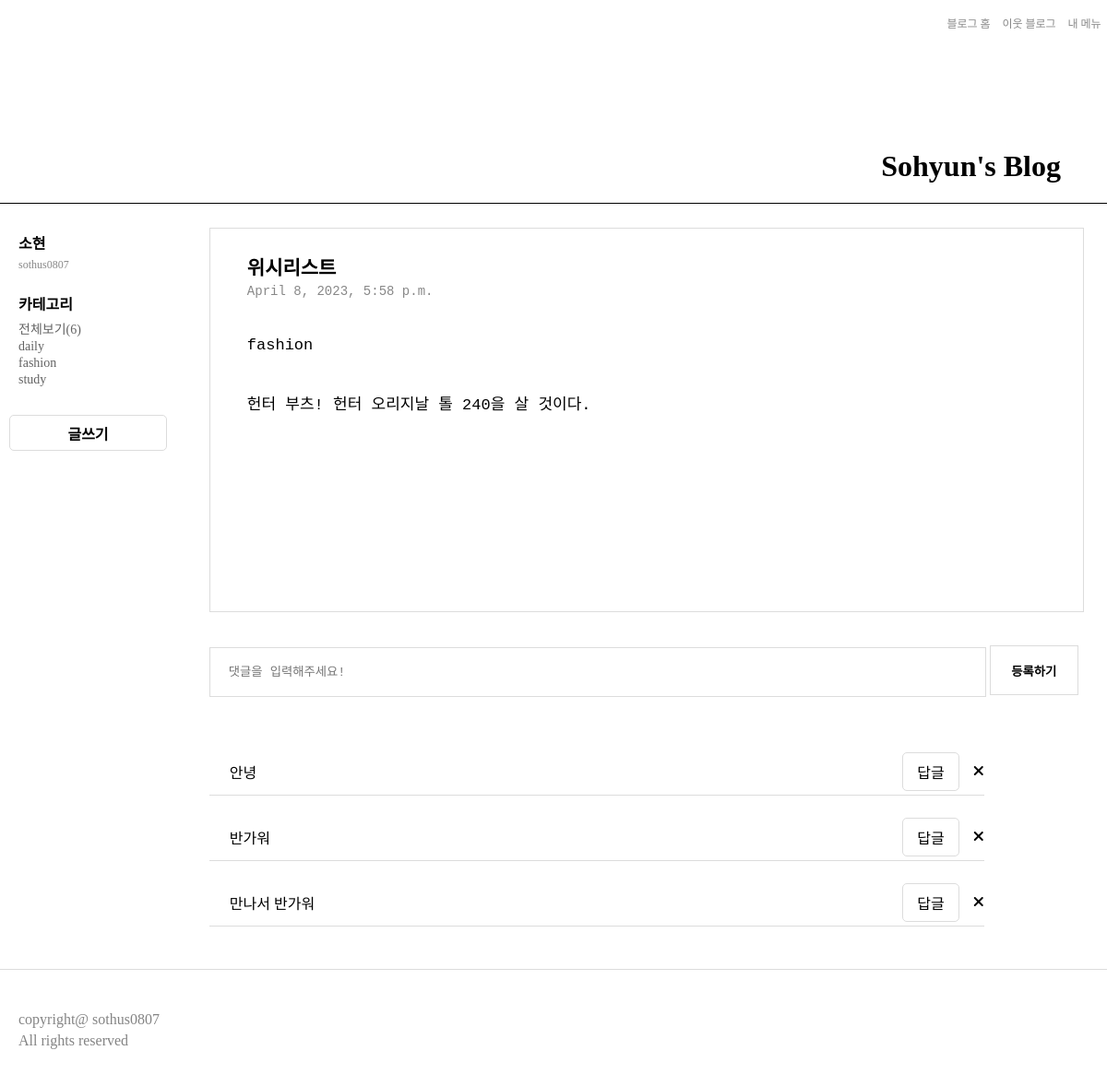
Screenshot of /comment/27/ with the database file from the repository.
### BlogApp/models.py (models this page shows, shortened)
class Article(models.Model):
    title = models.CharField(max_length=20)
    content = models.TextField()
    date = models.DateTimeField(default=datetime.now())
    category = models.CharField(max_length=1, null=True)

class Comment(models.Model):
   article = models.ForeignKey(Article, on_delete=models.CASCADE, related_name='comments')
   content = models.TextField()

### BlogApp/views.py (the view, shortened to what this page needs)
# urls.py: path("comment/<int:detail_id>/", views.comment, name="comment"),
def comment(request, detail_id):
    article = Article.objects.get(pk=detail_id)
    all_count = Article.objects.all().count()
    categorys = ['daily', 'fashion', 'study']
    return render(request, 'comment.html', {'article': article, 'categorys': categorys, 'all_count': all_count})

### BlogApp/templates/comment.html (shortened to what this page needs)
{% extends 'base.html' %}
{% block css %}
{% load static %}
<link rel="stylesheet" type="text/css" href="{% static 'comment.css' %}">
{% endblock %}
{% block content %}
<div class="background">
    <div class="header">
        <ul>
            <li><a href="#">블로그 홈</a></li>
            <li><a href="#">이웃 블로그</a></li>
            <li><a href="#">내 메뉴</a></li>
        </ul>
        <h1><a href="{% url 'home' %}">Sohyun's Blog</a></h1>
    </div>
    <div class="main">
        <div class="sidebar">
            <div class="profile flex">
                <span id="user_nm">소현</span>
                <span>sothus0807</span>
            </div>
            <div class="category">
                <span>카테고리</span>
                <ul>
                    <li><a href="{% url 'home' %}">전체보기({{ all_count }})</a></li>
                    {% for category in categorys %}
                    <li><a href="{% url 'detail' category %}">{{ category }}</a></li>
                    {% endfor %}
                </ul>
            </div>
            <a class="button flex" href="{% url 'create' %}">글쓰기</a>
        </div>
        <div class="content">
            <ul class="article">
                <li>
                    <h3>{{ article.title }}</h3>
                    <span>{{ article.date }}</span>
                    <p>{{ article.category }}</p>
                    <p>{{ article.content }}</p>
                </li>
            </ul>
            <form action="" method="post" class="commentWrapper">
                <input type="text" name="content" placeholder="댓글을 입력해주세요!">
                <button type="sumbit">등록하기</button>
            </form>
            <ul class="commentList">
                {% for comment in article.comments.all %}
                <li class="flex">
                    <span>{{ comment.content }}</span>
                    <a href="{% url 'recomment' article.id comment.id %}" class="recomment flex">답글</a>
                    <a href="{% url 'comment_delete' article.id comment.id %}"><i class="fa-solid fa-xmark"></i></a>
                </li>
                {% endfor %}
            </ul>
        </div>
    </div>
</div>
{% endblock %}

### BlogApp/static/comment.css (style rules this page uses)
body { margin: 0; }
.flex { display: flex; justify-content: center; align-items: center; }
.background { width: 100%; background-color: #ffffff; display: flex; flex-direction: column; }
.header { display: flex; flex-direction: column; align-items: flex-end; justify-content: space-between; width: 100%; height: 220px; border-bottom: 0.5px solid black; flex-direction: column; }
.header ul { width: 15%; display: flex; justify-content: space-around; align-items: center; list-style: none; }
.header ul li a { text-decoration: none; color: rgb(136, 136, 136); font-size: 12px; }
.header h1 { padding-right: 50px; }
.header h1 a { text-decoration: none; color: black; }
.main { width: 98.25%; padding: 10px; display: flex; }
.sidebar { width: 15%; margin-top: 17px; }
.profile { flex-direction: column; align-items: flex-start; }
.profile span { font-size: 12px; margin: 2.5px 0 2.5px 10px; color: rgb(136, 136, 136); }
#user_nm { color: black; font-weight: 600; font-size: 16px; }
.category { margin: 20px 0 30px 10px; }
.category span { color: black; font-weight: 600; font-size: 16px; }
.category ul { list-style: none; padding: 0; margin-top: 5px; }
.category ul li a { text-decoration: none; color: rgb(99, 99, 99); font-size: 14px; }
.button { background-color: #ffffff; border: 1px solid rgb(220, 220, 220); width: 169px; height: 37px; border-radius: 5px; font-weight: 600; text-decoration: none; color: black; }
.content { width: 85%; display: flex; flex-direction: column; }
.article li { list-style: none; width: 90%; height: 400px; border: 1px solid rgb(220, 220, 220); margin-bottom: 20px; padding: 5px 40px 10px 40px; font-family: 'Courier New', Courier, monospace; }
.article li h3 { margin-bottom: 3px; font-size: 21px; }
.article li span { font-size: 14px; color: rgb(136, 136, 136); }
.article li p { font-size: 17px; margin-top: 40px; }
.content .commentWrapper { padding-left: 40px; }
.commentWrapper input { width: 85%; height: 50px; border: 1px solid rgb(220, 220, 220); margin-bottom: 20px; font-family: 'Courier New', Courier, monospace; padding-left: 20px; outline: none; }
.commentWrapper button { width: 10%; height: 54px; background-color: #ffffff; border: 1px solid rgb(220, 220, 220); font-weight: 600; text-decoration: none; color: black; }
.commentList li { width: 85%; border-bottom: 1px solid rgb(220, 220, 220); height: 50px; margin: 20px 0; list-style: none; padding-left: 22px; justify-content: flex-start; }
.commentList li span { width: 90%; }
.commentList li .recomment { text-decoration: none; color: black; width: 60px; height: 40px; border: 1px solid rgb(220, 220, 220); border-radius: 5px; }
.commentList li a i { margin-left: 15px; color: black; }

### rows the page displays
Article: title "위시리스트", date "April 8, 2023, 5:58 p.m.", category "fashion", content "헌터 부츠! 헌터 오리지날 톨 240을 살 것이다."
Comment: content "안녕"
Comment: content "반가워"
Comment: content "만나서 반가워"

### other values shown
{{ all_count }} "6"
{{ category }} "daily" "fashion" "study"
